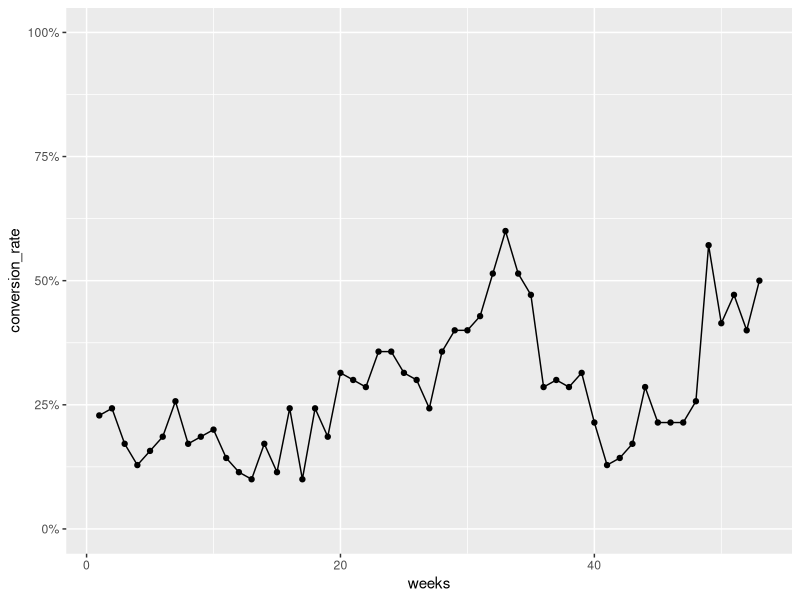

The R script that drew this image:
## ---- chunk 1
# cargar la librería tidyverse
library(tidyverse)

# Leer el dataset click_data.csv
click_data <- read.csv("./dataset/click_data.csv")
head(click_data)

# Obtener el máximo y mínimo del dataset de la columna visit_date
oldest <- min(click_data$visit_date)
oldest
recent <- max(click_data$visit_date)
recent

## ---- chunk 2
# Utilizamos la función summarize de dplyr y usando el 
# conector pepe conectamos nuestros datos con la función.

# Librería dplyr
library(dplyr)

baseline <- click_data %>% summarise(porcentaje_click_adop_today = mean(click_data$clicked_adopt_today)*100)   # nolint
baseline
## ---- chunk 3
# Carga la librería lubridate
library(lubridate)

baseline_per_month <- click_data %>%
  group_by(month = month(visit_date)) %>%
  summarise(visit_month = mean(clicked_adopt_today)*100)
baseline_per_month
## ---- chunk 4
# Calculate the mean conversion rate by week of the year
click_data %>%
  group_by(week = week(click_data$visit_date)) %>%
  summarise(visit_week = mean(clicked_adopt_today)*100)

## ---- chunk 5

library(scales)

# repite la instrucción anterior de cálculo de ratio de
# conversion por semanas y almacene dicho resultado
# en una variable de nombre click_data_sum

click_data_sum <- click_data %>%
  group_by(weeks = week(visit_date)) %>%
  summarize(conversion_rate = mean(clicked_adopt_today))

# utilice la función ggplot donde el eje x son las 
# semanas calculadas con la función weeks
# el eje y es el ratio de conversión

# Librería ggplot2
library(ggplot2)

ggplot(click_data_sum, aes(x = weeks,
                           y = conversion_rate)) +
  geom_point() + geom_line() + 
  scale_y_continuous(limits = c(0, 1),
                     labels = percent)

#También actualizamos nuestro gráfico un poco usando scale_y_continuous() para asegurarnos de que nuestros ejes van de 0 a 1 y convierten los valores a porcentajes. El ajuste porcentual proviene del paquete scales.

## ---- chunk 6
# click_data_month <- click_data %>%
#   group_by(_______) %>%
#   summarize(conversion_rate = __________)

# utilice la función ggplot 
# ggplot(click_data_month, aes(x = `____________`,
#                            y = _______________)) +
#   _________() +
#   _________() +
#   scale_y_continuous(limits = c(0, 1),
#                      labels = percent)
## ---- chunk 7
# Carga la librería powerMediation
#________(powerMediation)

# Escriba help de la función SSizeLogisticBin e indique cuál de las siguientes sentencias es correcta.
# _______(SSizeLogisticBin)
## ---- chunk 8

# Compute and look at sample size for experiment in August
# total_sample_size <- SSizeLogisticBin(p1 = _____,
#                                       p2 = _____,
#                                       B = _____,
#                                       alpha = ___,
#                                       power = ___)
# total_sample_size
## ---- chunk 9
# Compute and look at sample size for experiment in August with a 5 percentage point increase
# total_sample_size <- SSizeLogisticBin(p1 = _____,
#                                       p2 = _____,
#                                       B = 0.5,
#                                       alpha = 0.05,
#                                       power = 0.8)
# total_sample_size
## ---- chunk 10
# experiment_data_clean <- ________________
# 
# dim(___)
# head(___)
## ---- chunk 11
# Agrupar por condición test o control
# experiment_data_clean_sum <- experiment_data_clean %>%
#   group_by(___) %>%
#   summarize(___)
# 
# experiment_data_clean_sum
## ---- chunk 12
# Create a new data frame called experiment_data_clean_sum that groups by both condition and visit_date
# 
# experiment_data_clean_sum <- ____ %>%
#   group_by(___, ___) %>%
#   summarize(conversion_rate = mean(clicked_adopt_today))

# Use the new data frame to build the plot, setting color and group to condition
# ggplot(___,
#        aes(x = visit_date,
#            y = conversion_rate,
#            color = ___,
#            group = ___)) +
#   geom_point() +
#   geom_line()
## ---- chunk 13
library(broom)

experiment_data <- read_csv("./dataset/experiment_data.csv")
# 
# glm(____ ~ _____,
#     family = ____, # distribución del error
#     data = ___) %>%  # operador pipe para enviar el modelo a la función tidy
#   tidy()  # se añade del paquete broom para poner los resultados más "limpios"

